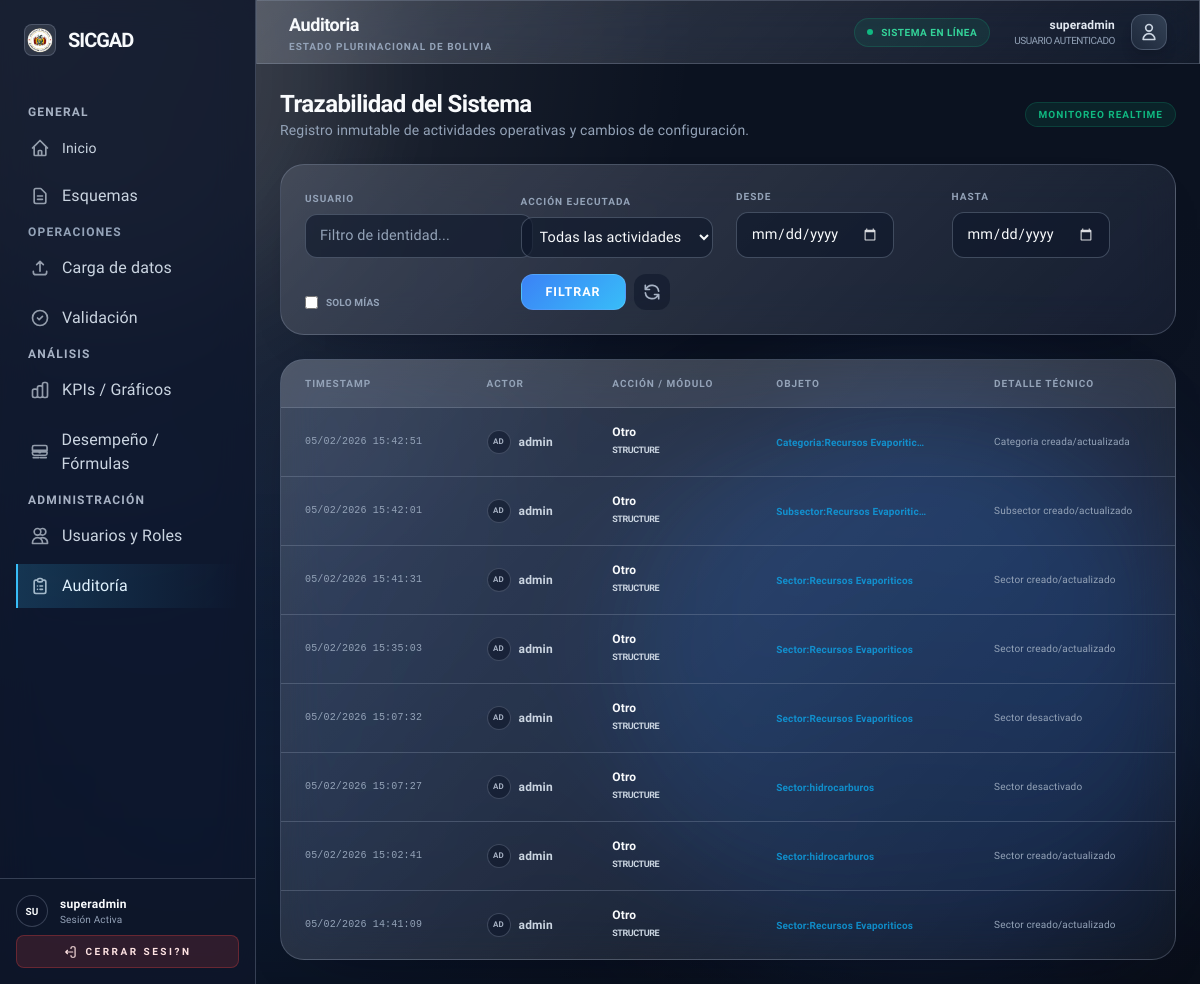
The app's page /audit/ (signed in) with its own data.
### audit/models.py (models this page shows, shortened)
class AuditLog(models.Model):
    ACTION_CHOICES = [
        ("UPLOAD", "Carga de datos"),
        ("SUBMIT", "Envío a validación"),
        ("VALIDATION", "Validación"),
        ("EDIT", "Corrección de datos"),
        ("DELETE", "Eliminación de datos"),
        ("USER", "Gestión de usuarios"),
        ("SCHEMA", "Gestión de esquemas"),
        ("OTHER", "Otro"),
    ]
    user = models.ForeignKey(
        settings.AUTH_USER_MODEL,
        null=True,
        blank=True,
        on_delete=models.SET_NULL,
        related_name="audit_logs",
    )
    username = models.CharField(max_length=150, blank=True)
    action = models.CharField(max_length=20, choices=ACTION_CHOICES, default="OTHER")
    module = models.CharField(max_length=50, blank=True)
    object_repr = models.CharField(max_length=255, blank=True)
    details = models.TextField(blank=True)
    created_at = models.DateTimeField(auto_now_add=True)
    class Meta:
        ordering = ["-created_at"]
        verbose_name = "Audit Log"
        verbose_name_plural = "Audit Logs"

### audit/views.py (the view)
# urls.py: path("", views.log_list, name="log_list"),
@login_required
def log_list(request):
    qs = AuditLog.objects.select_related("user").all()
    user_query = request.GET.get("user", "").strip()
    action = request.GET.get("action", "").strip()
    date_from = request.GET.get("from", "").strip()
    date_to = request.GET.get("to", "").strip()
    only_mine = request.GET.get("only_mine") == "1"
    if only_mine:
        qs = qs.filter(user=request.user)
    elif user_query:
        qs = qs.filter(username__icontains=user_query)
    if action:
        qs = qs.filter(action=action)
    if date_from:
        qs = qs.filter(created_at__date__gte=date_from)
    if date_to:
        qs = qs.filter(created_at__date__lte=date_to)
    logs = qs.order_by("-created_at")[:500]
    return render(
        request,
        "audit/logs.html",
        {
            "logs": logs,
            "actions": AuditLog.ACTION_CHOICES,
            "filter_user": user_query,
            "filter_action": action,
            "filter_from": date_from,
            "filter_to": date_to,
            "only_mine": only_mine,
        },
    )

### templates/audit/logs.html (shortened to what this page needs)
{% extends "base.html" %}
{% block content %}
<div class="space-y-6 fade-in">
    <div class="flex flex-col md:flex-row md:items-center justify-between gap-4 mb-2">
        <div>
            <h2 class="text-2xl font-header font-bold text-white tracking-tight">Trazabilidad del Sistema</h2>
            <p class="text-slate-500 text-sm">Registro inmutable de actividades operativas y cambios de configuración.</p>
        </div>
        <div class="flex items-center gap-2">
            <span class="px-3 py-1 rounded-full bg-emerald-500/10 text-emerald-500 text-[10px] font-black uppercase tracking-widest border border-emerald-500/20">Monitoreo Realtime</span>
        </div>
    </div>
    <div class="glass-card rounded-3xl p-6 border-white/5 bg-slate-900/20">
        <form method="get" class="grid grid-cols-1 md:grid-cols-2 lg:grid-cols-4 xl:grid-cols-6 gap-4 items-end">
            <div class="space-y-2 lg:col-span-1">
                <label class="block text-[10px] font-bold text-slate-500 uppercase tracking-widest">Usuario</label>
                <input type="text" name="user" value="{{ filter_user }}" placeholder="Filtro de identidad..." />
            </div>
            <div class="space-y-2 lg:col-span-1">
                <label class="block text-[10px] font-bold text-slate-500 uppercase tracking-widest">Acción Ejecutada</label>
                <select name="action">
                    <option value="">Todas las actividades</option>
                </select>
            </div>
            <div class="space-y-2">
                <label class="block text-[10px] font-bold text-slate-500 uppercase tracking-widest">Desde</label>
                <input type="date" name="from" value="{{ filter_from }}" />
            </div>
            <div class="space-y-2">
                <label class="block text-[10px] font-bold text-slate-500 uppercase tracking-widest">Hasta</label>
                <input type="date" name="to" value="{{ filter_to }}" />
            </div>
            <div class="flex items-center gap-3 pt-6 lg:pt-0">
                <label class="flex items-center gap-2 cursor-pointer group">
                    <input type="checkbox" id="only_mine" name="only_mine" value="1" {% if only_mine %}checked{% endif %} class="rounded bg-slate-800 border-white/10" />
                    <span class="text-[10px] font-bold text-slate-500 uppercase group-hover:text-slate-300 transition-colors">Solo mías</span>
                </label>
            </div>
            <div class="flex items-center gap-2 xl:justify-end">
                <button type="submit" class="btn-primary py-2 px-6 glow-emerald">Filtrar</button>
                <a href="{% url 'audit:log_list' %}" class="p-2 rounded-xl bg-slate-800 hover:bg-slate-700 text-slate-400 transition-all">
                    <svg class="w-5 h-5" fill="none" stroke="currentColor" viewBox="0 0 24 24"><path stroke-linecap="round" stroke-linejoin="round" stroke-width="2" d="M4 4v5h.582m15.356 2A8.001 8.001 0 004.582 9m0 0H9m11 11v-5h-.581m0 0a8.003 8.003 0 01-15.357-2m15.357 2H15"></path></svg>
                </a>
            </div>
        </form>
    </div>
    <div class="glass-card rounded-3xl overflow-hidden border-white/5">
        <div class="overflow-x-auto">
            <table class="w-full text-left border-collapse">
                <thead>
                    <tr class="bg-white/[0.02] text-[10px] font-black text-slate-500 uppercase tracking-widest">
                        <th class="px-6 py-4">Timestamp</th>
                        <th class="px-6 py-4">Actor</th>
                        <th class="px-6 py-4">Acción / Módulo</th>
                        <th class="px-6 py-4">Objeto</th>
                        <th class="px-6 py-4">Detalle Técnico</th>
                    </tr>
                </thead>
                <tbody class="text-sm">
                    {% for log in logs %}
                    <tr class="border-t border-white/5 hover:bg-white/[0.01] transition-colors group">
                        <td class="px-6 py-4 font-mono text-[10px] text-slate-500">{{ log.created_at|date:"d/m/Y H:i:s" }}</td>
                        <td class="px-6 py-4">
                            <div class="flex items-center gap-2">
                                <span class="w-6 h-6 rounded-full bg-slate-800 border border-white/10 flex items-center justify-center text-[8px] font-black uppercase text-slate-400">
                                    {{ log.username|default:"SYS"|slice:":2" }}
                                </span>
                                <span class="text-slate-300 font-bold text-xs">{{ log.username|default:"Sistema" }}</span>
                            </div>
                        </td>
                        <td class="px-6 py-4">
                            <div class="flex flex-col">
                                <span class="text-xs font-bold text-white group-hover:text-emerald-400 transition-colors">{{ log.get_action_display }}</span>
                                <span class="text-[9px] font-black text-slate-600 uppercase tracking-tighter">{{ log.module|default:"Core" }}</span>
                            </div>
                        </td>
                        <td class="px-6 py-4">
                            <span class="text-[10px] font-bold text-sky-500/80">{{ log.object_repr|default:"-"|truncatechars:30 }}</span>
                        </td>
                        <td class="px-6 py-4 max-w-xs">
                            <p class="text-[10px] text-slate-500 leading-tight">{{ log.details|truncatechars:120 }}</p>
                        </td>
                    </tr>
                    {% empty %}
                    <tr>
                        <td colspan="5" class="px-6 py-12 text-center italic text-slate-600">No se encontraron registros de auditoría.</td>
                    </tr>
                    {% endfor %}
                </tbody>
            </table>
        </div>
    </div>
</div>
{% endblock %}

### templates/partials/sidebar.html (shortened to what this page needs)
{% load static %}
<aside class='w-64 sidebar border-r border-white/10 hidden lg:flex flex-col h-screen sticky top-0 z-50'>
  <div class='p-6 flex items-center gap-3'>
    <div class="w-8 h-8 rounded-lg bg-white/10 flex items-center justify-center border border-white/20 overflow-hidden">
      <img src="{% static 'escudo.png' %}" alt="Escudo Bolivia" class="w-7 h-7 object-contain" />
    </div>
    {% url 'landing' as landing_url %}
    <a href='{{ landing_url }}'
      class='text-xl font-header tracking-tighter text-white hover:text-blue-600 transition-colors'>
      SICGAD
    </a>
  </div>
  <nav class='flex-1 px-4 py-2 space-y-1.5 overflow-y-auto custom-scrollbar'>
    {% url 'home' as home_url %}
    {% url 'schemas:schema_list' as schemas_url %}
    {% url 'ingest:upload' as ingest_url %}
    {% url 'validation:inbox' as validation_url %}
    {% url 'accounts:admin_user_list' as users_url %}
    {% url 'audit:log_list' as audit_url %}
    {% url 'performance:formulas' as performance_url %}
    <div class="text-xs font-bold uppercase tracking-widest text-slate-400 px-3 mt-4 mb-2">General</div>
    <a href='{{ home_url }}'
      class='sidebar-link flex items-center gap-3 px-3 py-2.5 transition-all group text-sm {% if request.path == home_url %}active{% endif %}'>
      <span class="font-medium">Inicio</span>
    </a>
    <a href='{{ schemas_url }}'
      class='sidebar-link flex items-center gap-3 px-3 py-2.5 transition-all group {% if request.path|slice:":9" == "/schemas/" %}active{% endif %}'>
      <span class="font-medium">Esquemas</span>
    </a>
    <div class="text-xs font-bold uppercase tracking-widest text-slate-500 px-3 mt-6 mb-2">Operaciones</div>
    {% url 'ingest:upload_history' as ingest_history_url %}
    {% if is_admin or is_loader %}
    <a href='{% if is_admin %}{{ ingest_history_url }}{% else %}{{ ingest_url }}{% endif %}'
      class='sidebar-link flex items-center gap-3 px-3 py-2.5 transition-all group {% if request.path|slice:":8" == "/ingest/" %}active{% endif %}'>
      <svg class="w-5 h-5 opacity-70 group-hover:opacity-100 transition-opacity" fill="none" stroke="currentColor"
        viewBox="0 0 24 24">
        <path stroke-linecap="round" stroke-linejoin="round" stroke-width="2"
          d="M4 16v1a3 3 0 003 3h10a3 3 0 003-3v-1m-4-8l-4-4m0 0L8 8m4-4v12"></path>
      </svg>
      <span class="font-medium">Carga de datos</span>
    </a>
    {% endif %}
    {% if is_validator or is_admin or is_loader %}
    <a href='{% if is_validator or is_admin %}{{ validation_url }}{% else %}{{ ingest_history_url }}{% endif %}'
      class='sidebar-link flex items-center gap-3 px-3 py-2.5 transition-all group {% if request.path|slice:":10" == "/validate/" or request.path == ingest_history_url and is_loader %}active{% endif %}'>
      <svg class="w-5 h-5 opacity-70 group-hover:opacity-100 transition-opacity" fill="none" stroke="currentColor"
        viewBox="0 0 24 24">
        <path stroke-linecap="round" stroke-linejoin="round" stroke-width="2"
          d="M9 12l2 2 4-4m6 2a9 9 0 11-18 0 9 9 0 0118 0z"></path>
      </svg>
      <span class="font-medium">Validación</span>
    </a>
    {% endif %}
    <div class="text-xs font-bold uppercase tracking-widest text-slate-400 px-3 mt-6 mb-2">Análisis</div>
    <a href='{% url "kpis_charts" %}'
      class='sidebar-link flex items-center gap-3 px-3 py-2.5 transition-all group {% if request.path|slice:":6" == "/kpis/" %}active{% endif %}'>
      <span class="font-medium">KPIs / Gráficos</span>
    </a>
    {% if is_admin %}
    <a href='{{ performance_url }}'
      class='sidebar-link flex items-center gap-3 px-3 py-2.5 transition-all group {% if request.path|slice:":12" == "/performance/" %}active{% endif %}'>
      <span class="font-medium">Desempe&ntilde;o / F&oacute;rmulas</span>
    </a>
    {% endif %}
    {% if is_admin %}
    <div class="text-xs font-bold uppercase tracking-widest text-slate-400 px-3 mt-6 mb-2">Administración</div>
    <a href='{{ users_url }}'
      class='sidebar-link flex items-center gap-3 px-3 py-2.5 transition-all group {% if request.path|slice:":15" == "/accounts/users" %}active{% endif %}'>
      <span class="font-medium">Usuarios y Roles</span>
    </a>
    <a href='{{ audit_url }}'
      class='sidebar-link flex items-center gap-3 px-3 py-2.5 transition-all group {% if request.path|slice:":7" == "/audit/" %}active{% endif %}'>
      <span class="font-medium">Auditoría</span>
    </a>
    {% endif %}
  </nav>
  <div class="p-4 border-t border-white/5 bg-slate-950/20">
    <div class="flex items-center gap-3 mb-2">
      <div
        class="w-8 h-8 rounded-full bg-slate-800 border border-white/10 flex items-center justify-center text-[10px] font-bold uppercase text-white">
        {{ request.user.username|slice:":2" }}
      </div>
      <div class="flex-1 min-w-0">
        <p class="text-xs font-semibold text-white truncate font-heading tracking-wide">{{ request.user.username }}</p>
        <p class="text-[10px] text-slate-500 truncate">Sesión Activa</p>
      </div>
    </div>
    <form method='post' action='{% url "logout" %}'>
      <button type='submit'
        class='w-full flex items-center justify-center gap-2 px-3 py-2 rounded-lg text-[10px] font-bold uppercase tracking-[0.25em] text-red-100 bg-red-500/15 border border-red-500/30 shadow-[0_10px_24px_-18px_rgba(239,68,68,0.8)] transition hover:bg-red-500/25 hover:border-red-400 focus:outline-none focus-visible:ring-2 focus-visible:ring-red-400/60'>
        <svg class="h-3.5 w-3.5" fill="none" stroke="currentColor" viewBox="0 0 24 24" aria-hidden="true">
          <path stroke-linecap="round" stroke-linejoin="round" stroke-width="2"
            d="M15 12H3m0 0l3-3m-3 3l3 3m6-9V5a2 2 0 012-2h3a2 2 0 012 2v14a2 2 0 01-2 2h-3a2 2 0 01-2-2v-1" />
        </svg>
        Cerrar sesi?n
      </button>
    </form>
  </div>
</aside>

### templates/partials/topbar.html (shortened to what this page needs)
<header class='h-16 glass-effect border-b border-white/5 flex items-center justify-between px-8 sticky top-0 z-40'>
  <div class='flex items-center gap-4'>
    <div class="flex flex-col">
        <h1 class='text-lg font-header font-bold tracking-tight text-white'>
        {{ current_section|default:"Inicio" }}
        </h1>
        <p class="text-[10px] text-slate-500 uppercase tracking-widest font-bold">Estado Plurinacional de Bolivia</p>
    </div>
  </div>
  <div class='flex items-center gap-6'>
    <div class="hidden md:flex items-center gap-2 px-3 py-1.5 rounded-full bg-emerald-500/10 border border-emerald-500/20">
        <div class="w-1.5 h-1.5 rounded-full bg-emerald-500 animate-pulse"></div>
        <span class="text-[10px] font-bold text-emerald-400 uppercase tracking-wider">Sistema en línea</span>
    </div>
    {% if request.user.is_authenticated %}
      <div class='flex items-center gap-4'>
        <div class="flex flex-col items-end">
            <span class='text-xs font-semibold text-slate-200'>{{ request.user.get_full_name|default:request.user.username }}</span>
            <span class="text-[10px] text-slate-500 uppercase tracking-tighter">{{ role|default:"Usuario Autenticado" }}</span>
        </div>
        <div class="w-9 h-9 rounded-xl bg-gradient-to-tr from-slate-800 to-slate-700 border border-white/10 flex items-center justify-center shadow-lg">
            <svg class="w-5 h-5 text-slate-300" fill="none" stroke="currentColor" viewBox="0 0 24 24"><path stroke-linecap="round" stroke-linejoin="round" stroke-width="2" d="M16 7a4 4 0 11-8 0 4 4 0 018 0zM12 14a7 7 0 00-7 7h14a7 7 0 00-7-7z"></path></svg>
        </div>
      </div>
    {% endif %}
  </div>
</header>

### static/css/app.css (style rules this page uses)
body { font-family: 'Source Sans 3', sans-serif; }

### records on screen
AuditLog: created_at "05/02/2026 15:42:51", username "AD", username "admin", action "Otro", module "STRUCTURE", object_repr "Categoria:Recursos Evaporitic…", details "Categoria creada/actualizada"
AuditLog: created_at "05/02/2026 15:42:01", username "AD", username "admin", action "Otro", module "STRUCTURE", object_repr "Subsector:Recursos Evaporitic…", details "Subsector creado/actualizado"
AuditLog: created_at "05/02/2026 15:41:31", username "AD", username "admin", action "Otro", module "STRUCTURE", object_repr "Sector:Recursos Evaporiticos", details "Sector creado/actualizado"
AuditLog: created_at "05/02/2026 15:35:03", username "AD", username "admin", action "Otro", module "STRUCTURE", object_repr "Sector:Recursos Evaporiticos", details "Sector creado/actualizado"
AuditLog: created_at "05/02/2026 15:07:32", username "AD", username "admin", action "Otro", module "STRUCTURE", object_repr "Sector:Recursos Evaporiticos", details "Sector desactivado"
AuditLog: created_at "05/02/2026 15:07:27", username "AD", username "admin", action "Otro", module "STRUCTURE", object_repr "Sector:hidrocarburos", details "Sector desactivado"
AuditLog: created_at "05/02/2026 15:02:41", username "AD", username "admin", action "Otro", module "STRUCTURE", object_repr "Sector:hidrocarburos", details "Sector creado/actualizado"
AuditLog: created_at "05/02/2026 14:41:09", username "AD", username "admin", action "Otro", module "STRUCTURE", object_repr "Sector:Recursos Evaporiticos", details "Sector creado/actualizado"

### other values on screen
{{ request.user.username|slice:":2" }} "SU"
{{ request.user.username }} "superadmin"
{{ current_section|default:"Inicio" }} "Auditoria"
{{ request.user.get_full_name|default:request.user.username }} "superadmin"
{{ role|default:"Usuario Autenticado" }} "USUARIO AUTENTICADO"
